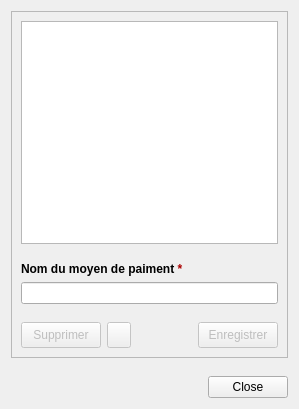
<?xml version="1.0" encoding="UTF-8"?>
<ui version="4.0">
 <class>PaytypesDialog</class>
 <widget class="QDialog" name="PaytypesDialog">
  <property name="geometry">
   <rect>
    <x>0</x>
    <y>0</y>
    <width>299</width>
    <height>409</height>
   </rect>
  </property>
  <property name="windowTitle">
   <string>Gérer les moyens de paiements</string>
  </property>
  <property name="windowIcon">
   <iconset resource="../resources.qrc">
    <normaloff>:/Kotidien/ui/icons/toolbar-paytype.png</normaloff>:/Kotidien/ui/icons/toolbar-paytype.png</iconset>
  </property>
  <property name="modal">
   <bool>true</bool>
  </property>
  <layout class="QVBoxLayout" name="verticalLayout">
   <item>
    <widget class="QFrame" name="frame">
     <property name="frameShape">
      <enum>QFrame::StyledPanel</enum>
     </property>
     <property name="frameShadow">
      <enum>QFrame::Sunken</enum>
     </property>
     <layout class="QVBoxLayout" name="verticalLayout_3">
      <item>
       <widget class="QTreeView" name="ptList">
        <property name="showDropIndicator" stdset="0">
         <bool>false</bool>
        </property>
        <property name="alternatingRowColors">
         <bool>true</bool>
        </property>
        <property name="rootIsDecorated">
         <bool>false</bool>
        </property>
        <property name="uniformRowHeights">
         <bool>true</bool>
        </property>
        <property name="itemsExpandable">
         <bool>false</bool>
        </property>
        <property name="sortingEnabled">
         <bool>true</bool>
        </property>
       </widget>
      </item>
      <item>
       <spacer name="verticalSpacer_2">
        <property name="orientation">
         <enum>Qt::Vertical</enum>
        </property>
        <property name="sizeType">
         <enum>QSizePolicy::Fixed</enum>
        </property>
        <property name="sizeHint" stdset="0">
         <size>
          <width>20</width>
          <height>12</height>
         </size>
        </property>
       </spacer>
      </item>
      <item>
       <widget class="QLabel" name="label">
        <property name="font">
         <font>
          <weight>75</weight>
          <bold>true</bold>
         </font>
        </property>
        <property name="text">
         <string>&lt;html&gt;&lt;head/&gt;&lt;body&gt;&lt;p&gt;&lt;span style=&quot; font-weight:600;&quot;&gt;Nom du moyen de paiment &lt;/span&gt;&lt;span style=&quot; font-weight:600; color:#aa0000;&quot;&gt;*&lt;/span&gt;&lt;/p&gt;&lt;/body&gt;&lt;/html&gt;</string>
        </property>
       </widget>
      </item>
      <item>
       <widget class="QLineEdit" name="ptTitle">
        <property name="minimumSize">
         <size>
          <width>200</width>
          <height>0</height>
         </size>
        </property>
        <property name="clearButtonEnabled">
         <bool>true</bool>
        </property>
       </widget>
      </item>
      <item>
       <spacer name="verticalSpacer">
        <property name="orientation">
         <enum>Qt::Vertical</enum>
        </property>
        <property name="sizeType">
         <enum>QSizePolicy::Fixed</enum>
        </property>
        <property name="sizeHint" stdset="0">
         <size>
          <width>20</width>
          <height>12</height>
         </size>
        </property>
       </spacer>
      </item>
      <item>
       <layout class="QHBoxLayout" name="horizontalLayout_2">
        <property name="bottomMargin">
         <number>0</number>
        </property>
        <item>
         <widget class="QPushButton" name="removeButton">
          <property name="enabled">
           <bool>false</bool>
          </property>
          <property name="minimumSize">
           <size>
            <width>0</width>
            <height>26</height>
           </size>
          </property>
          <property name="maximumSize">
           <size>
            <width>16777215</width>
            <height>26</height>
           </size>
          </property>
          <property name="text">
           <string>Supprimer</string>
          </property>
          <property name="icon">
           <iconset resource="../resources.qrc">
            <normaloff>:/Kotidien/ui/icons/document-delete.png</normaloff>:/Kotidien/ui/icons/document-delete.png</iconset>
          </property>
         </widget>
        </item>
        <item>
         <widget class="QToolButton" name="clearButton">
          <property name="enabled">
           <bool>false</bool>
          </property>
          <property name="minimumSize">
           <size>
            <width>0</width>
            <height>26</height>
           </size>
          </property>
          <property name="maximumSize">
           <size>
            <width>16777215</width>
            <height>26</height>
           </size>
          </property>
          <property name="toolTip">
           <string>Effacer les données</string>
          </property>
          <property name="statusTip">
           <string>Effacer les données</string>
          </property>
          <property name="text">
           <string/>
          </property>
          <property name="icon">
           <iconset resource="../resources.qrc">
            <normaloff>:/Kotidien/ui/icons/clear.png</normaloff>:/Kotidien/ui/icons/clear.png</iconset>
          </property>
         </widget>
        </item>
        <item>
         <spacer name="horizontalSpacer">
          <property name="orientation">
           <enum>Qt::Horizontal</enum>
          </property>
          <property name="sizeType">
           <enum>QSizePolicy::Expanding</enum>
          </property>
          <property name="sizeHint" stdset="0">
           <size>
            <width>40</width>
            <height>20</height>
           </size>
          </property>
         </spacer>
        </item>
        <item>
         <widget class="QPushButton" name="saveButton">
          <property name="enabled">
           <bool>false</bool>
          </property>
          <property name="minimumSize">
           <size>
            <width>0</width>
            <height>26</height>
           </size>
          </property>
          <property name="maximumSize">
           <size>
            <width>16777215</width>
            <height>26</height>
           </size>
          </property>
          <property name="text">
           <string>Enregistrer</string>
          </property>
          <property name="icon">
           <iconset resource="../resources.qrc">
            <normaloff>:/Kotidien/ui/icons/document-save.png</normaloff>:/Kotidien/ui/icons/document-save.png</iconset>
          </property>
         </widget>
        </item>
       </layout>
      </item>
     </layout>
    </widget>
   </item>
   <item>
    <spacer name="verticalSpacer_3">
     <property name="orientation">
      <enum>Qt::Vertical</enum>
     </property>
     <property name="sizeType">
      <enum>QSizePolicy::Fixed</enum>
     </property>
     <property name="sizeHint" stdset="0">
      <size>
       <width>20</width>
       <height>12</height>
      </size>
     </property>
    </spacer>
   </item>
   <item>
    <widget class="QDialogButtonBox" name="buttonBox">
     <property name="orientation">
      <enum>Qt::Horizontal</enum>
     </property>
     <property name="standardButtons">
      <set>QDialogButtonBox::Close</set>
     </property>
    </widget>
   </item>
  </layout>
 </widget>
 <resources>
  <include location="../resources.qrc"/>
 </resources>
 <connections/>
</ui>
